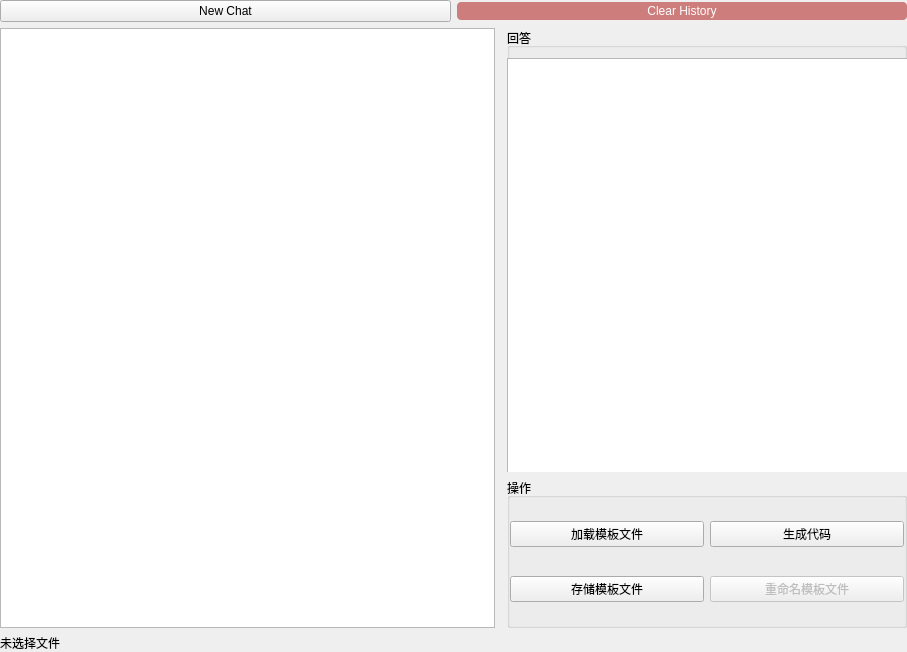
<?xml version="1.0" encoding="UTF-8"?>
<ui version="4.0">
 <class>GptTabFrame</class>
 <widget class="QFrame" name="GptTabFrame">
  <property name="geometry">
   <rect>
    <x>0</x>
    <y>0</y>
    <width>907</width>
    <height>652</height>
   </rect>
  </property>
  <property name="windowTitle">
   <string>Frame</string>
  </property>
  <property name="styleSheet">
   <string notr="true"/>
  </property>
  <property name="frameShape">
   <enum>QFrame::NoFrame</enum>
  </property>
  <layout class="QVBoxLayout" name="verticalLayout_3">
   <property name="leftMargin">
    <number>0</number>
   </property>
   <property name="topMargin">
    <number>0</number>
   </property>
   <property name="rightMargin">
    <number>0</number>
   </property>
   <property name="bottomMargin">
    <number>0</number>
   </property>
   <item>
    <layout class="QHBoxLayout" name="horizontalLayout">
     <item>
      <widget class="QPushButton" name="pushButton">
       <property name="styleSheet">
        <string notr="true"/>
       </property>
       <property name="text">
        <string>New Chat</string>
       </property>
      </widget>
     </item>
     <item>
      <widget class="QPushButton" name="pushButton_2">
       <property name="styleSheet">
        <string notr="true">QPushButton {
	color: white;
	background-color: rgb(205, 125, 124);
	border-radius: 4px;
	padding: 2px 10px;
}</string>
       </property>
       <property name="text">
        <string>Clear History</string>
       </property>
      </widget>
     </item>
    </layout>
   </item>
   <item>
    <layout class="QHBoxLayout" name="horizontalLayout_2">
     <property name="leftMargin">
      <number>0</number>
     </property>
     <item>
      <widget class="QTableWidget" name="prompt_input_table">
       <attribute name="horizontalHeaderVisible">
        <bool>false</bool>
       </attribute>
       <attribute name="horizontalHeaderStretchLastSection">
        <bool>true</bool>
       </attribute>
      </widget>
     </item>
     <item>
      <widget class="QFrame" name="frame_3">
       <layout class="QVBoxLayout" name="verticalLayout">
        <property name="leftMargin">
         <number>0</number>
        </property>
        <property name="topMargin">
         <number>0</number>
        </property>
        <property name="rightMargin">
         <number>0</number>
        </property>
        <property name="bottomMargin">
         <number>0</number>
        </property>
       </layout>
      </widget>
     </item>
     <item>
      <widget class="QFrame" name="frame_2">
       <property name="minimumSize">
        <size>
         <width>400</width>
         <height>0</height>
        </size>
       </property>
       <layout class="QVBoxLayout" name="verticalLayout_2">
        <property name="leftMargin">
         <number>0</number>
        </property>
        <property name="topMargin">
         <number>0</number>
        </property>
        <property name="rightMargin">
         <number>0</number>
        </property>
        <property name="bottomMargin">
         <number>0</number>
        </property>
        <item>
         <widget class="QGroupBox" name="groupBox">
          <property name="title">
           <string>回答</string>
          </property>
          <widget class="QPlainTextEdit" name="plainTextEdit_2">
           <property name="geometry">
            <rect>
             <x>0</x>
             <y>30</y>
             <width>442</width>
             <height>455</height>
            </rect>
           </property>
           <property name="readOnly">
            <bool>true</bool>
           </property>
          </widget>
         </widget>
        </item>
        <item>
         <widget class="QGroupBox" name="groupBox_2">
          <property name="maximumSize">
           <size>
            <width>16777215</width>
            <height>150</height>
           </size>
          </property>
          <property name="title">
           <string>操作</string>
          </property>
          <layout class="QGridLayout" name="gridLayout" columnstretch="0,0">
           <property name="leftMargin">
            <number>0</number>
           </property>
           <property name="topMargin">
            <number>0</number>
           </property>
           <property name="rightMargin">
            <number>0</number>
           </property>
           <property name="bottomMargin">
            <number>0</number>
           </property>
           <item row="1" column="0">
            <widget class="QPushButton" name="pushButton_3">
             <property name="text">
              <string>加载模板文件</string>
             </property>
            </widget>
           </item>
           <item row="2" column="0">
            <widget class="QPushButton" name="save_template_btn">
             <property name="text">
              <string>存储模板文件</string>
             </property>
            </widget>
           </item>
           <item row="1" column="1">
            <widget class="QPushButton" name="submitBtn">
             <property name="text">
              <string>生成代码</string>
             </property>
            </widget>
           </item>
           <item row="2" column="1">
            <widget class="QPushButton" name="rename_template_btn">
             <property name="enabled">
              <bool>false</bool>
             </property>
             <property name="text">
              <string>重命名模板文件</string>
             </property>
            </widget>
           </item>
          </layout>
         </widget>
        </item>
       </layout>
      </widget>
     </item>
    </layout>
   </item>
   <item>
    <widget class="QLabel" name="label">
     <property name="text">
      <string>未选择文件</string>
     </property>
    </widget>
   </item>
  </layout>
 </widget>
 <resources/>
 <connections>
  <connection>
   <sender>GptTabFrame</sender>
   <signal>statusLabelTextReset(QString)</signal>
   <receiver>label</receiver>
   <slot>setText(QString)</slot>
   <hints>
    <hint type="sourcelabel">
     <x>42</x>
     <y>448</y>
    </hint>
    <hint type="destinationlabel">
     <x>44</x>
     <y>651</y>
    </hint>
   </hints>
  </connection>
  <connection>
   <sender>pushButton_3</sender>
   <signal>clicked()</signal>
   <receiver>GptTabFrame</receiver>
   <slot>load_template_for_chat()</slot>
   <hints>
    <hint type="sourcelabel">
     <x>554</x>
     <y>538</y>
    </hint>
    <hint type="destinationlabel">
     <x>503</x>
     <y>485</y>
    </hint>
   </hints>
  </connection>
  <connection>
   <sender>submitBtn</sender>
   <signal>clicked()</signal>
   <receiver>GptTabFrame</receiver>
   <slot>generate_code()</slot>
   <hints>
    <hint type="sourcelabel">
     <x>902</x>
     <y>546</y>
    </hint>
    <hint type="destinationlabel">
     <x>639</x>
     <y>634</y>
    </hint>
   </hints>
  </connection>
  <connection>
   <sender>GptTabFrame</sender>
   <signal>answerTextReset(QString)</signal>
   <receiver>plainTextEdit_2</receiver>
   <slot>setPlainText(QString)</slot>
   <hints>
    <hint type="sourcelabel">
     <x>501</x>
     <y>329</y>
    </hint>
    <hint type="destinationlabel">
     <x>947</x>
     <y>379</y>
    </hint>
   </hints>
  </connection>
  <connection>
   <sender>save_template_btn</sender>
   <signal>clicked()</signal>
   <receiver>GptTabFrame</receiver>
   <slot>save_template()</slot>
   <hints>
    <hint type="sourcelabel">
     <x>578</x>
     <y>580</y>
    </hint>
    <hint type="destinationlabel">
     <x>496</x>
     <y>616</y>
    </hint>
   </hints>
  </connection>
  <connection>
   <sender>rename_template_btn</sender>
   <signal>clicked()</signal>
   <receiver>GptTabFrame</receiver>
   <slot>rename_template_file()</slot>
   <hints>
    <hint type="sourcelabel">
     <x>796</x>
     <y>585</y>
    </hint>
    <hint type="destinationlabel">
     <x>793</x>
     <y>692</y>
    </hint>
   </hints>
  </connection>
  <connection>
   <sender>pushButton</sender>
   <signal>clicked()</signal>
   <receiver>GptTabFrame</receiver>
   <slot>new_chat()</slot>
   <hints>
    <hint type="sourcelabel">
     <x>245</x>
     <y>8</y>
    </hint>
    <hint type="destinationlabel">
     <x>312</x>
     <y>-115</y>
    </hint>
   </hints>
  </connection>
  <connection>
   <sender>pushButton_2</sender>
   <signal>clicked()</signal>
   <receiver>GptTabFrame</receiver>
   <slot>clear_chat_history()</slot>
   <hints>
    <hint type="sourcelabel">
     <x>584</x>
     <y>15</y>
    </hint>
    <hint type="destinationlabel">
     <x>722</x>
     <y>-101</y>
    </hint>
   </hints>
  </connection>
 </connections>
 <slots>
  <signal>templateTextReset(QString)</signal>
  <signal>statusLabelTextReset(QString)</signal>
  <signal>answerTextReset(QString)</signal>
  <slot>load_template_for_chat()</slot>
  <slot>generate_code()</slot>
  <slot>save_template()</slot>
  <slot>update_for_template_change()</slot>
  <slot>rename_template_file()</slot>
  <slot>new_chat()</slot>
  <slot>clear_chat_history()</slot>
 </slots>
</ui>
